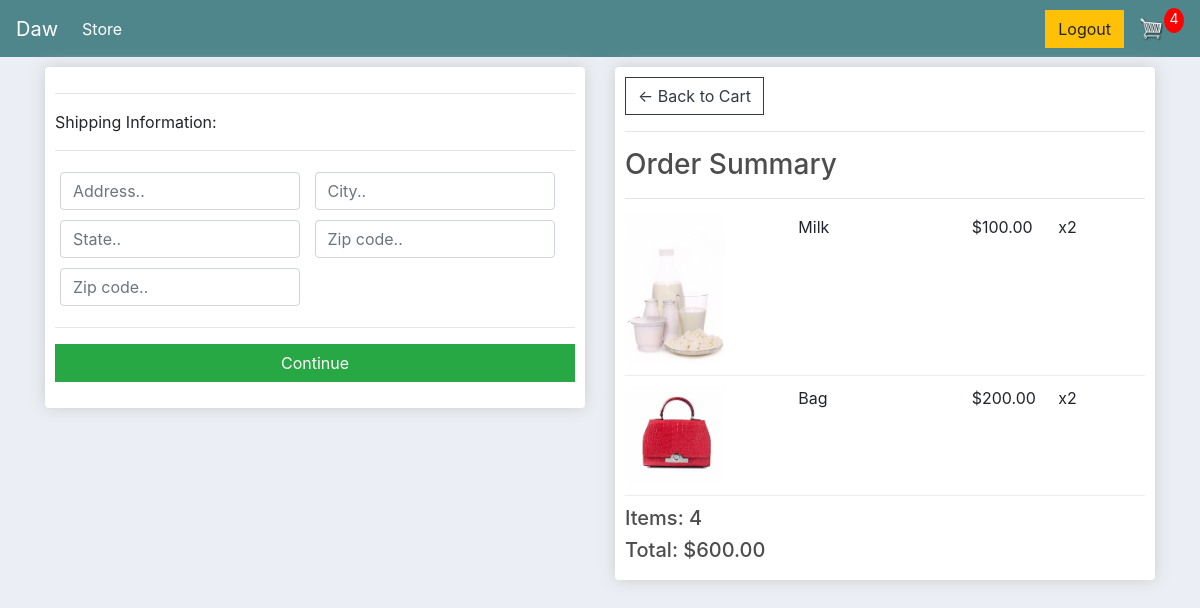
Screenshot of /checkout/ (signed in) with the database file from the repository.
### ecommerce/models.py (models this page shows, shortened)
class OrderItem(models.Model):
    product = models.ForeignKey(Product, on_delete=models.SET_NULL, null=True)
    order = models.ForeignKey(Order, on_delete=models.SET_NULL, null=True)
    quantity = models.IntegerField(default=0, null=True, blank=True)
    date_added = models.DateTimeField(auto_now_add=True)
    @property
    def get_total(self):
        total = self.product.price * self.quantity
        return total

class Product(models.Model):
    name = models.CharField(max_length=200)
    price = models.DecimalField(max_digits=7, decimal_places=2)
    digital = models.BooleanField(default=False, null=True, blank=True)
    image = models.ImageField(null=True, blank=True)
    description = models.CharField(max_length=600, null=True)
    @property
    def imageURL(self):
        try:
            url = self.image.url
        except:
            url = ''
        return url

class Order(models.Model):
    customer = models.ForeignKey(Customer, on_delete=models.SET_NULL, null=True, blank=True)
    date_ordered = models.DateTimeField(auto_now_add=True)
    complete = models.BooleanField(default=False)
    transaction_id = models.CharField(max_length=100, null=True)
    @property
    def shipping(self):
        shipping = False
        orderitems = self.orderitem_set.all()
        for i in orderitems:
            if i.product.digital == False:
                shipping = True
        return shipping
    @property
    def get_cart_total(self):
        orderitems = self.orderitem_set.all()
        total = sum([item.get_total for item in orderitems])
        return total
    @property
    def get_cart_items(self):
        orderitems = self.orderitem_set.all()
        total = sum([item.quantity for item in orderitems])
        return total

### ecommerce/views.py (the view)
# urls.py: path('checkout/', views.checkout, name='checkout'),
def checkout(request):
    data = cartData(request)
    cartItems = data['cartItems']
    order = data['order']
    items = data['items']
    context = {'items': items, 'order': order, 'cartItems': cartItems}
    return render(request, 'store/checkout.html', context)

### ecommerce/utils.py (called while the page is built)
def cartData(request):
	if request.user.is_authenticated:
		customer = Customer.objects.get(user=request.user)
		order, created = Order.objects.get_or_create(customer=customer, complete=False)
		items = order.orderitem_set.all()
		cartItems = order.get_cart_items
	else:
		cookieData = cookieCart(request)
		cartItems = cookieData['cartItems']
		order = cookieData['order']
		items = cookieData['items']
	return {'cartItems':cartItems ,'order':order, 'items':items}

### ecommerce/templates/store/checkout.html (shortened to what this page needs)
{% extends 'store/main.html' %}
{% load static %}
{% block content %}
     <div class="row">
		<div class="col-lg-6">
			<div class="box-element" id="form-wrapper">
				<form id="form">
					<div id="shipping-info">
						<hr>
						<p>Shipping Information:</p>
						<hr>
						<div class="form-field">
							<input class="form-control" type="text" name="address" placeholder="Address..">
						</div>
						<div class="form-field">
							<input class="form-control" type="text" name="city" placeholder="City..">
						</div>
						<div class="form-field">
							<input class="form-control" type="text" name="state" placeholder="State..">
						</div>
						<div class="form-field">
							<input class="form-control" type="text" name="zipcode" placeholder="Zip code..">
						</div>
						<div class="form-field">
							<input class="form-control" type="text" name="country" placeholder="Zip code..">
						</div>
					</div>
					<hr>
					<input id="form-button" class="btn btn-success btn-block" type="submit" value="Continue">
				</form>
			</div>
			<br>
		</div>
		<div class="col-lg-6">
			<div class="box-element">
				<a  class="btn btn-outline-dark" href="{% url 'cart' %}">&#x2190; Back to Cart</a>
				<hr>
				<h3>Order Summary</h3>
				<hr>
				{% for item in items %}
				<div class="cart-row">
					<div style="flex:2"><img class="row-image" src="{{item.product.imageURL}}"></div>
					<div style="flex:2"><p>{{item.product.name}}</p></div>
					<div style="flex:1"><p>${{item.product.price|floatformat:2}}</p></div>
					<div style="flex:1"><p>x{{item.quantity}}</p></div>
				</div>
				{% endfor %}
				<h5>Items:   {{order.get_cart_items}}</h5>
				<h5>Total:   ${{order.get_cart_total|floatformat:2}}</h5>
			</div>
		</div>
	</div>
{% endblock content %}

### static/css/main.css (style rules this page uses)
body { background-color: hsl(0, 0%, 98%); }
h1,h2,h3,h4,h5,h6 { color:hsl(0, 0%, 30%); }
.box-element { box-shadow:hsl(0, 0%, 80%) 0 0 16px; background-color: #fff; border-radius: 4px; padding: 10px; }
.col-lg-4, .col-lg-6, .col-lg-8, .col-lg-12 { margin-top: 10px; }
.btn { border-radius: 0; }
.row-image { width: 100px; }
.form-field { width:250px; display: inline-block; padding: 5px; }
.cart-row { display: flex; align-items: flex-stretch; padding-bottom: 10px; margin-bottom: 10px; border-bottom: 1px solid #ececec; }
body { background-color: #ebeff5; }

### rows the page displays
OrderItem: product.imageURL (picture), product.name "Milk", product.price "100.00", quantity "2"
OrderItem: product.imageURL (picture), product.name "Bag", product.price "200.00", quantity "2"
Order: get_cart_items "4", get_cart_total "600.00"

### other values shown
{{ cartItems }} "4"
